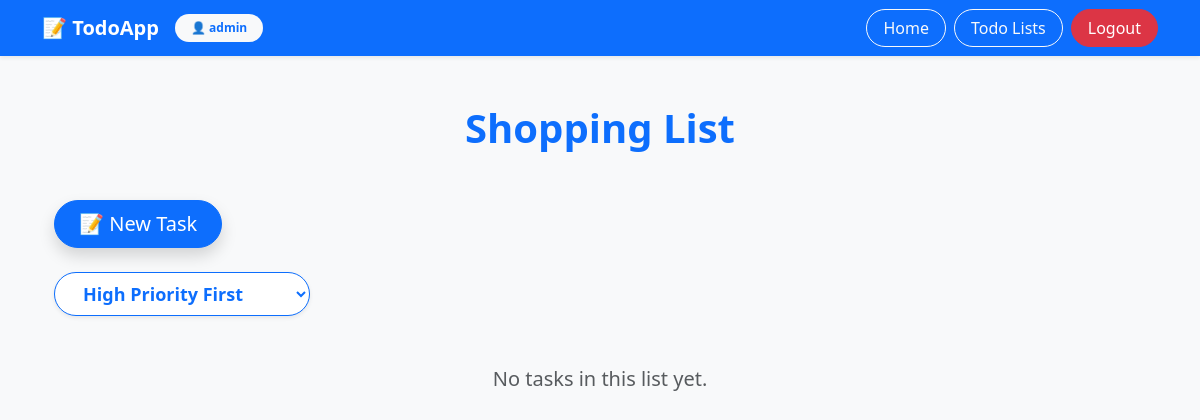
The app's page /tasks/my-tasks/8/ (signed in), older data.
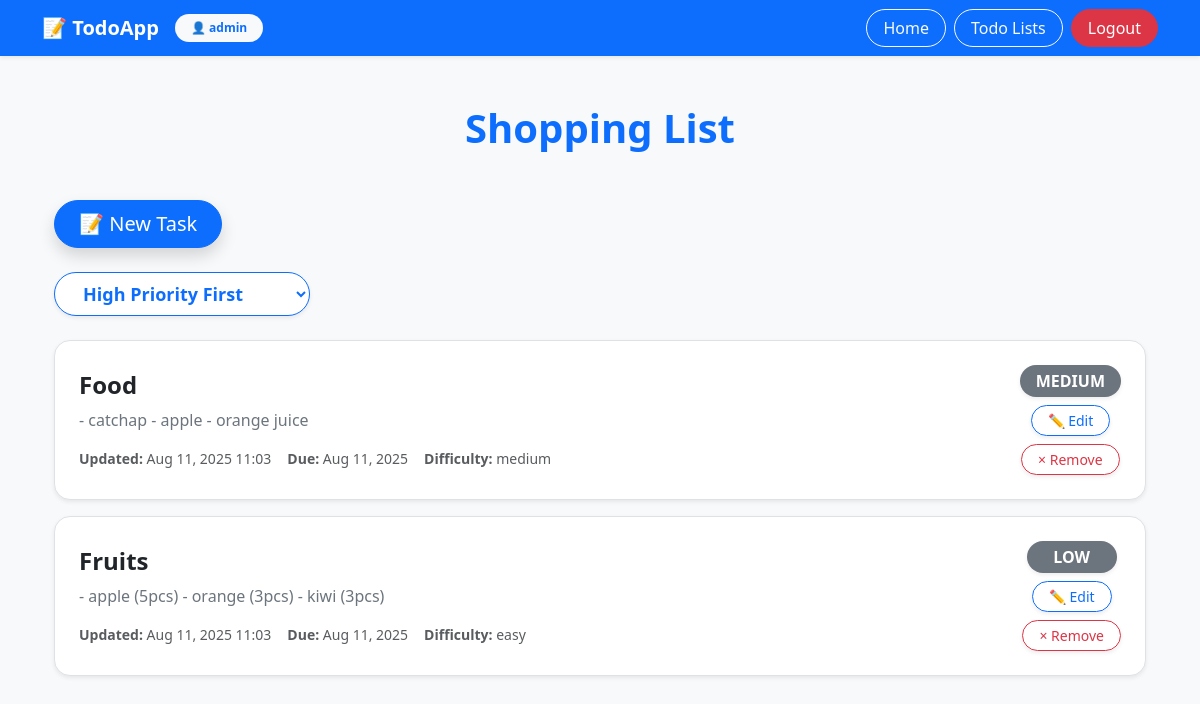
The same page, newer data.
### tasks/models.py (models this page shows, shortened)
class Task(models.Model):
    PRIORITY_CHOICES = [
        (1, 'Low'),
        (2, 'Medium'),
        (3, 'High'),
    ]
    DIFFICULTY_CHOICES = [
        (1, 'Easy'),
        (2, 'Medium'),
        (3, 'Difficult'),
    ]
    list = models.ForeignKey(List, on_delete=models.CASCADE, related_name = 'tasks')
    title = models.CharField(max_length=30)
    description = models.CharField(max_length=300)
    created_at = models.DateTimeField(auto_now_add = True)
    updated_at = models.DateTimeField(auto_now = True)
    due_date = models.DateTimeField(blank = True, null = True)
    priority = models.IntegerField(choices=PRIORITY_CHOICES, default= 2)
    difficulty = models.IntegerField(choices=DIFFICULTY_CHOICES ,default = 1)

### tasks/views.py (the view)
# urls.py: path('my-tasks/<int:list_id>/', views.task_list, name = "my-task-list"),
@login_required(login_url = 'users:login')
def task_list(request, list_id):
    user = request.user
    order_form = OrderForm()
    order_by = '-priority'
    if request.method == 'POST':
        order_form = OrderForm(request.POST)
        if order_form.is_valid():
            order_by = order_form.cleaned_data['order']
        else:
            pass
    list = List.objects.filter(user = user).get(pk = list_id)
    if order_by == 'due_date': tasks = list.tasks.all().annotate(
        remaining_time = (ExpressionWrapper((F('due_date') - timezone.now()), output_field= fields.DurationField()))
    ).order_by(F('remaining_time').desc(nulls_last = True))
    elif order_by == '-due_date' : tasks = list.tasks.all().annotate(
        remaining_time = (ExpressionWrapper((F('due_date') - timezone.now()), output_field= fields.DurationField()))
    ).order_by(F('remaining_time').asc(nulls_last = True))
    else:
        tasks = list.tasks.all().order_by(order_by)
    return render(request, 'tasks/task_list.html', {"list": list, "tasks": tasks, "order_form": order_form})

### tasks/forms.py
class OrderForm(forms.Form):
    ORDER_CHOICES = [
        ('-priority', 'High Priority First'),
        ('priority', 'Low Priority First'),
        ('difficulty', 'Easy Tasks First'),
        ('-difficulty', 'Hard Tasks First'),
        ('-due_date', 'Upcoming Deadlines'),
        ('due_date', 'Later Deadlines'),
    ]
    order = forms.ChoiceField(choices=ORDER_CHOICES,
    widget = forms.Select(attrs={'class' : 'form-input', 'onchange' : 'this.form.submit();'}))

### tasks/templates/tasks/task_list.html (shortened to what this page needs)
{% extends 'layout.html' %}
{% block content %}
{% load static %}
<link rel = "stylesheet" href = "{% static 'tasks/styles.css' %}"/>
<div class="container max-width-600 mt-5 mb-5">
  <h1 class="page-title mb-5 text-center text-primary fw-bold">{{ list.name }}</h1>
  <div class="text-left mb-4">
    <a href="{% url 'tasks:create-task' list_id=list.pk %}"
       class="btn btn-primary btn-lg shadow rounded-pill px-4">
      📝 New Task
    </a>
  </div>
  <div class="mb-4">
    <form method="post" action="{% url 'tasks:my-task-list' list_id=list.pk %}"
          class="task-sort-form">
          {{ order_form.order.as_widget }}
      </form>
  </div>
  {% if list.tasks.exists %}
    <ul class="list-group border-0">
      {% for task in tasks.all %}
      <li class="list-group-item d-flex flex-column flex-md-row justify-content-between align-items-start align-items-md-center gap-3 p-4 mb-3 rounded-4 border shadow-sm bg-white">
        {% if editing_task_id and editing_task_id == task.id %}
          <form method="post" action="{% url 'tasks:edit-task' list.id task.id %}" class="w-100">
            {% csrf_token %}
            {{ form.as_p }}
            <div class="mt-3 d-flex gap-2">
              <button type="submit" class="btn btn-success btn-sm shadow-sm rounded-pill px-3">💾 Save</button>
              <a href="{% url 'tasks:my-task-list' list.id %}" class="btn btn-outline-secondary btn-sm rounded-pill px-3">Cancel</a>
            </div>
          </form>
        {% else %}
          <div class="flex-grow-1">
            <h4 class="mb-2 text-truncate fw-semibold text-dark">{{ task.title }}</h4>
            <p class="mb-3 text-secondary">{{ task.description }}</p>
            <div class="small text-muted d-flex flex-wrap gap-3">
              <div><strong>Updated:</strong> {{ task.updated_at|date:"M d, Y H:i" }}</div>
              <div><strong>Due:</strong> {% if not task.due_date %} no deadline {% else %}{{ task.due_date|date:"M d, Y" }} {% endif %}</div>
              <div><strong>Difficulty:</strong> {{ task.get_difficulty_display }}</div>
            </div>
          </div>
          <div class="d-flex flex-column align-items-center gap-2">
            <span class="badge fs-6 px-3 py-2 text-uppercase shadow-sm rounded-pill
              {% if task.get_priority_display == 'High' %}bg-danger
              {% elif task.get_priority_display == 'Medium' %}bg-warning text-dark
              {% else %}bg-secondary
              {% endif %}"
              style="min-width: 90px;">
              {{ task.get_priority_display }}
            </span>
            <a href="{% url 'tasks:edit-task' list_id=list.id task_id=task.id %}?edit=1"
               class="btn btn-outline-primary btn-sm shadow-sm rounded-pill px-3">
              ✏️ Edit
            </a>
            <form method="post" action="{% url 'tasks:remove-task' list_id=list.id task_id=task.id %}">
              <button type="submit" class="btn btn-outline-danger btn-sm shadow-sm rounded-pill px-3">
                &times; Remove
              </button>
            </form>
          </div>
        {% endif %}
      </li>
      {% endfor %}
    </ul>
  {% else %}
    <p class="text-center text-muted fs-5 mt-5">No tasks in this list yet.</p>
  {% endif %}
</div>
{% endblock %}

Row changes from the older to the newer data that the page shows:
added Task: title "Food", description "- catchap - apple - orange juice", updated_at "Aug 11, 2025 11:03", due_date "Aug 11, 2025", difficulty "medium", priority "MEDIUM"
added Task: title "Fruits", description "- apple (5pcs) - orange (3pcs) - kiwi (3pcs)", updated_at "Aug 11, 2025 11:03", due_date "Aug 11, 2025", difficulty "easy", priority "LOW"
Text that changed along with them:
text no longer shown: "No tasks in this list yet."
